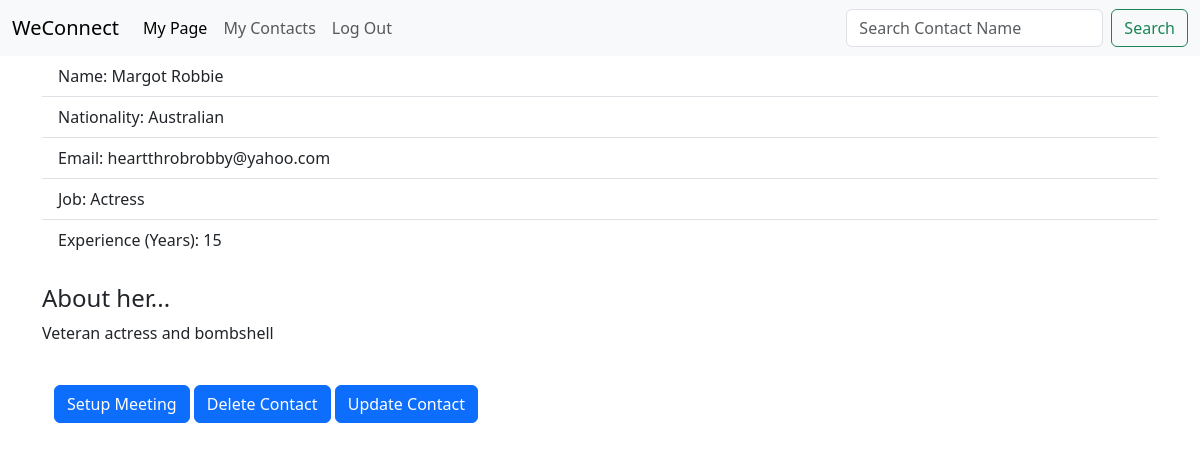
Screenshot of /contacts/3 (signed in) with the database file from the repository.
### contacts/models.py (models this page shows, shortened)
class Contact(models.Model):
    first_name = models.TextField(max_length=200, default="")
    last_name = models.TextField(max_length=200, default="")
    SEX_CHOICES = (
        ("M", "Male"),
        ("F", "Female")
    )
    sex = models.CharField(
        max_length=1,
        choices=SEX_CHOICES)
    nationality = models.TextField(max_length=200, default="")
    email = models.TextField(max_length=500, default="")
    job = models.TextField(max_length=200, default="")
    experience = models.IntegerField(default=0)
    birthday = models.DateField(null=True)
    bio = models.TextField(
        default='TBA',
        max_length=2000
    )
    user = models.ForeignKey(
        User,
        on_delete=models.CASCADE,
        null=True
    )

### contacts/views.py (the view)
# urls.py: path('<int:pk>', views.contact_details.as_view(), name='view_contact'),
class contact_details(generic.DetailView):
    model = Contact
    context_object_name = 'contact'
    template_name = 'contacts/webpages/contact_details.html'

### contacts/templates/contacts/webpages/contact_details.html (shortened to what this page needs)
{% extends 'contacts/webpages/base.html' %}
{% block body %}
  <ul class="list-group list-group-flush">
    <li class="list-group-item"> Name: {{contact.first_name}} {{contact.last_name}} </li>
    <li class="list-group-item"> Nationality: {{contact.nationality}} </li>
    <li class="list-group-item"> Email: {{contact.email}} </li>
    <li class="list-group-item"> Job: {{contact.job}} </li>
    <li class="list-group-item"> Experience (Years): {{contact.experience}} </li>
  </ul>
  <br>
  {% if contact.sex == 'M' %}
    <h4>About him...</h4>
  {% else %}
    <h4>About her...</h4>
  {% endif %}
  <p> {{contact.bio}} </p>
  <br>
  <div class="container">
    <a href="{% url 'meetings:new_meeting' %}" class="btn btn-primary"> Setup Meeting </a>
    <a href="{% url 'contacts:delete_contact' contact.id %}" class="btn btn-primary"> Delete Contact </a>
    <a href="{% url 'contacts:update_contact' contact.id %}" class="btn btn-primary"> Update Contact </a>
  </div>
{% endblock %}

### rows the page displays
Contact: first_name "Margot", last_name "Robbie", nationality "Australian", email "heartthrobrobby@yahoo.com", job "Actress", experience "15", bio "Veteran actress and bombshell"
